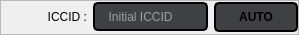
                        <widget class="QFrame" name="frame_40">
                         <property name="maximumSize">
                          <size>
                           <width>16777215</width>
                           <height>35</height>
                          </size>
                         </property>
                         <property name="frameShape">
                          <enum>QFrame::StyledPanel</enum>
                         </property>
                         <property name="frameShadow">
                          <enum>QFrame::Raised</enum>
                         </property>
                         <layout class="QGridLayout" name="gridLayout_35">
                          <property name="leftMargin">
                           <number>0</number>
                          </property>
                          <property name="topMargin">
                           <number>0</number>
                          </property>
                          <property name="rightMargin">
                           <number>0</number>
                          </property>
                          <property name="bottomMargin">
                           <number>0</number>
                          </property>
                          <property name="verticalSpacing">
                           <number>0</number>
                          </property>
                          <item row="0" column="0">
                           <widget class="QLabel" name="iccid_label">
                            <property name="text">
                             <string>              ICCID :</string>
                            </property>
                            <property name="alignment">
                             <set>Qt::AlignRight|Qt::AlignTrailing|Qt::AlignVCenter</set>
                            </property>
                           </widget>
                          </item>
                          <item row="0" column="2">
                           <widget class="QPushButton" name="iccid_auto">
                            <property name="font">
                             <font>
                              <family>Segoe UI</family>
                              <pointsize>9</pointsize>
                              <weight>75</weight>
                              <italic>false</italic>
                              <bold>true</bold>
                             </font>
                            </property>
                            <property name="cursor">
                             <cursorShape>PointingHandCursor</cursorShape>
                            </property>
                            <property name="styleSheet">
                             <string notr="true">QPushButton{background-color: rgba(63,64,66,255);
font: 600 9pt &quot;Segoe UI&quot;;
height:26px;
width:80px;
border-radius:5px;
border:2px solid black;
}
QPushButton:hover{
background-color:rgba(32,33,36,255);
}</string>
                            </property>
                            <property name="text">
                             <string>AUTO</string>
                            </property>
                           </widget>
                          </item>
                          <item row="0" column="1">
                           <widget class="QLineEdit" name="iccid_text">
                            <property name="contextMenuPolicy">
                             <enum>Qt::NoContextMenu</enum>
                            </property>
                            <property name="toolTip">
                             <string/>
                            </property>
                            <property name="styleSheet">
                             <string notr="true">QLineEdit{
background-color: rgba(63,64,66,255);
border:2px solid black;
height:25px;
border-radius:5px;
color:white;
padding-left:5px;
}
QLineEdit:focus {
 background-color: rgba(63,64,66,255);
border:2px solid black;
}
QLineEdit:hover{
border:2px solid black;
}</string>
                            </property>
                            <property name="inputMethodHints">
                             <set>Qt::ImhDigitsOnly</set>
                            </property>
                            <property name="maxLength">
                             <number>20</number>
                            </property>
                            <property name="frame">
                             <bool>true</bool>
                            </property>
                            <property name="readOnly">
                             <bool>true</bool>
                            </property>
                            <property name="placeholderText">
                             <string>  Initial ICCID</string>
                            </property>
                            <property name="clearButtonEnabled">
                             <bool>true</bool>
                            </property>
                           </widget>
                          </item>
                         </layout>
                        </widget>
